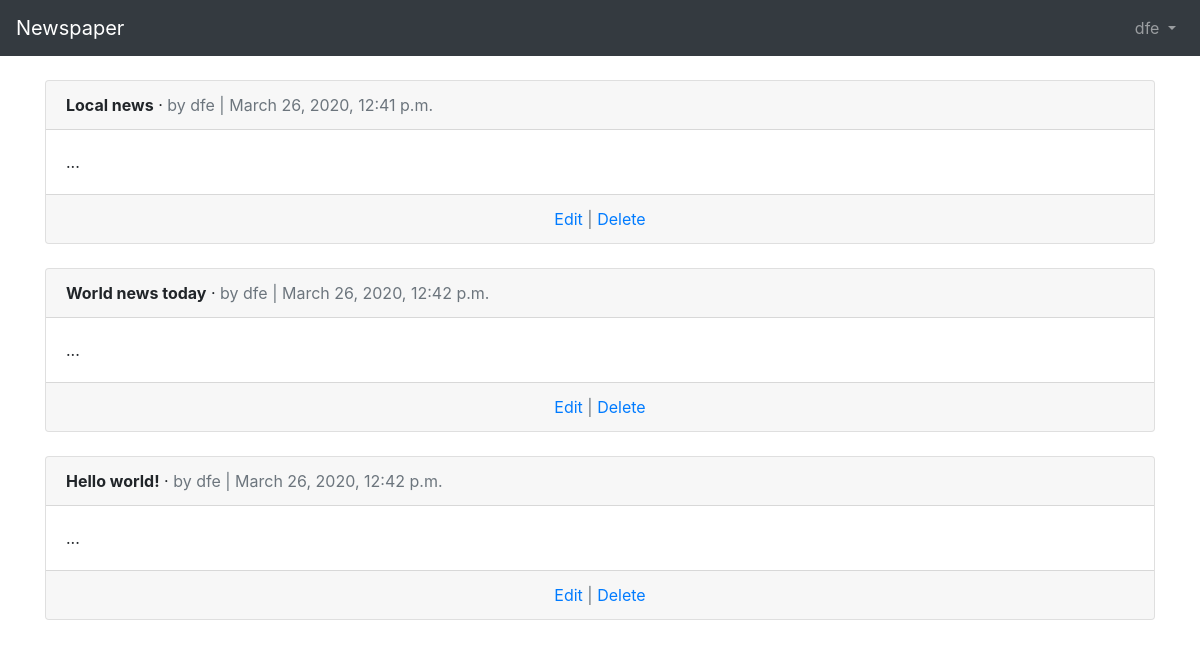
The page /articles/ (signed in) on the database its author committed.
### users/models.py (models this page shows)
class CustomUser(AbstractUser):
    age = models.PositiveIntegerField(null=True, blank=True)

### articles/models.py (models this page shows, shortened)
class Article(models.Model):
    title = models.CharField(max_length=255)
    body = models.TextField()
    date = models.DateTimeField(auto_now_add=True)
    author = models.ForeignKey(
        get_user_model(),
        on_delete=models.CASCADE,
    )

### articles/views.py (the view)
# urls.py: path('', ArticleListView.as_view(), name='article_list')
class ArticleListView(ListView):
    model = Article
    template_name = 'article_list.html'

### templates/article_list.html (shortened to what this page needs)
{% extends 'base.html' %}
{% block content %}
  {% for article in object_list %}
    <div class="card">
      <div class="card-header">
        <span class="font-weight-bold">{{ article.title }}</span> &middot;
        <span class="text-muted">by {{ article.author }} |
        {{ article.date }}</span>
      </div>
      <div class="card-body">
        {{ article.body }} </div>
      <div class="card-footer text-center text-muted">
        <a href="#">Edit</a> | <a href="#">Delete</a>
      </div>
    </div>
    <br />
  {% endfor %}
{% endblock content %}

### templates/base.html (shortened to what this page needs)
<!doctype html>
<html lang="en">
  <head>
<link rel="stylesheet" href="https://stackpath.bootstrapcdn.com/bootstrap/4.1.3/css/bootstrap.min.css"
integrity="sha384-MCw98/SFnGE8fJT3GXwEOngsV7Zt27NXFoaoApmYm81iuXoPkFOJwJ8ERdknLPMO"
crossorigin="anonymous">
<title>{% block title %}Newspaper App{% endblock title %}</title> </head>
<body>
  <nav class="navbar navbar-expand-md navbar-dark bg-dark mb-4">
    <a class="navbar-brand" href="{% url 'home' %}">Newspaper</a>
    <div class="collapse navbar-collapse" id="navbarCollapse">
      {% if user.is_authenticated %}
        <ul class="navbar-nav ml-auto">
          <li class="nav-item">
            <a class="nav-link dropdown-toggle" href="#" id="userMenu"
              data-toggle="dropdown" aria-haspopup="true"
              aria-expanded="false">
              {{ user.username }}
            </a>
          </li>
        </ul>
        {% endif %}
</div>
</nav>
<div class="container"> {% block content %} {% endblock content %}
</div>
</body>
</html>

### rows shown on the page
CustomUser: username "dfe"
Article: title "Local news", author "dfe", date "March 26, 2020, 12:41 p.m.", body "..."
Article: title "World news today", author "dfe", date "March 26, 2020, 12:42 p.m.", body "..."
Article: title "Hello world!", author "dfe", date "March 26, 2020, 12:42 p.m.", body "..."
